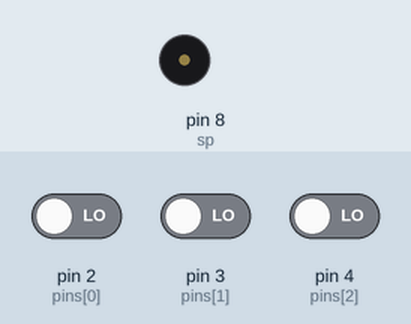
This sketch was run on a simulated Arduino Uno, built with avr-gcc and run on an emulated ATmega328P. On the bench: buzzer (waves = sounding). Inputs (shaded band) come from the test bench; at power-on: pin 2 (pins[0]) LOW, pin 3 (pins[1]) LOW, pin 4 (pins[2]) LOW.

Above: at 1.2 s.
1.3 s: pin 2 (pins[0]) driven HIGH
At 1.42 s:
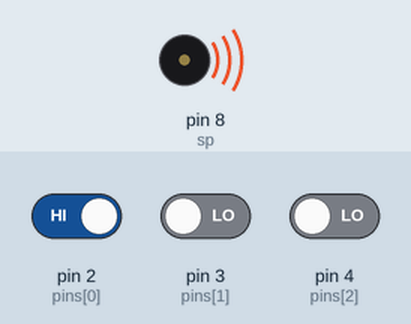
Timing chart, 0 to 10.3 s (numbered marks = the images above; inputs shaded):
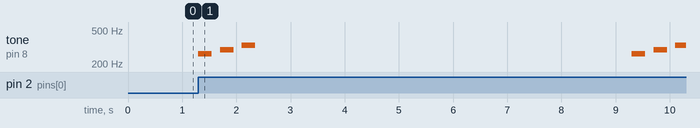

The sketch:

13_melody_Ex.ino
```cpp
int pins[] = {2,3,4};
int notes[][20] = { {262, 294, 330},
                    {262, 262, 262, 262},
                    {330, 330, 330, 330, 330, 330}};
int sp = 8;

void setup() {
  for(int i = 0; i< 3; i++)
  {
    pinMode(pins[i], INPUT);
  }

}

void loop() {
  for(int i = 0 ; i < sizeof(notes) / sizeof(notes[i]); i++)
  {
    if(digitalRead(pins[i]) == HIGH)
    {
      for(int j = 0 ; j < sizeof(notes[i]) / sizeof(int); j++)
      {
        tone(sp, notes[i][j], 250);
        delay(400);
        noTone(sp);
      }
    }
  }

}
```

Measured:
- after the input at 1.3 s, tone on pin 8 (sp): plays 262 Hz for 0.25 s, 294 Hz for 0.25 s, 330 Hz for 0.25 s, 262 Hz for 0.25 s, 294 Hz for 0.25 s, 330 Hz for 0.20 s, starting at once
